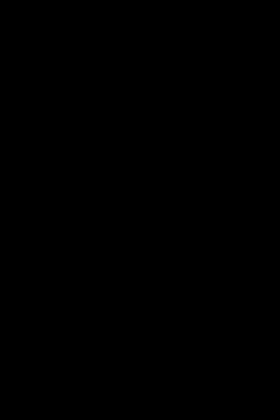
Frame 1 (no input)
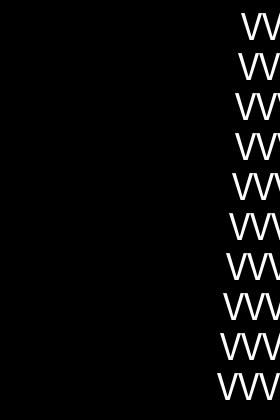
Frame 60 (the mouse pressed at the canvas centre just before this capture)
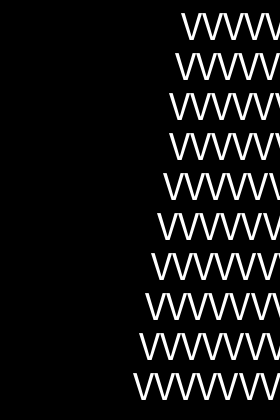
Frame 120 (the mouse held since frame 60 and released just before this capture)

The Processing sketch that drew these frames (run headless with seeded random() and noise(); from frame 60 on, the mouse is pressed at the canvas centre):

// Processing sketch: velocidade
// ── velocidade.pde
// estudo concreto de condicionais e movimento de objetos (texto)
//baseado em poema concreto de Ronaldo Azeredo

float v=300;
float e=300;
float l=300;
float o=300;
float c=300;
float i=300;
float d=300;
float a=300;
float d2=300;
float e2=300;


void setup() {
  size(280, 420);
  textSize(41);
  frameRate(100);
}

void draw() {
  background(0);
  //  
  if (v>=0) {
    text("VVVVVVVVV", v, 40);
    v=v-1;
  } else {
    text("VVVVVVVVVV", 0, 40);
  }
  //
  if (e>=0) {
    text("VVVVVVVVV", e, 80);
    e=e-1.05;
  } else {
    text("VVVVVVVVVE", 0, 80);
  }
  //  
  if (l>=0) {
    text("VVVVVVVVV", l, 120);
    l=l-1.10;
  } else {
    text("VVVVVVVVEL", 0, 120);
  }
  //
  if (o>=0) {
    text("VVVVVVVVV", o, 160);
    o=o-1.10;
  } else {
    text("VVVVVVVELO", 0, 160);
  }
  //
  if (c>=0) {
    text("VVVVVVVVV", c, 200);
    c=c-1.15;
  } else {
    text("VVVVVVELOC", 0, 200);
  }
  //
  if (i>=0) {
    text("VVVVVVVVV", i, 240);
    i=i-1.20;
  } else {
    text("VVVVVELOCI", 0, 240);
  }
  //
  if (d>=0) {
    text("VVVVVVVVV", d, 280);
    d=d-1.25;
  } else {
    text("VVVVELOCID", 0, 280);
  }
  //
  if (a>=0) {
    text("VVVVVVVVV", a, 320);
    a=a-1.30;
  } else {
    text("VVVELOCIDA", 0, 320);
  }
  //
  if (d2>=0) {
    text("VVVVVVVVV", d2, 360);
    d2=d2-1.35;
  } else {
    text("VVELOCIDAD", 0, 360);
  }
  //
  if (e2>=0) {
    text("VVVVVVVVV", e2, 400);
    e2=e2-1.40;
  } else {
    text("VELOCIDADE", 0, 400);
  }
}
